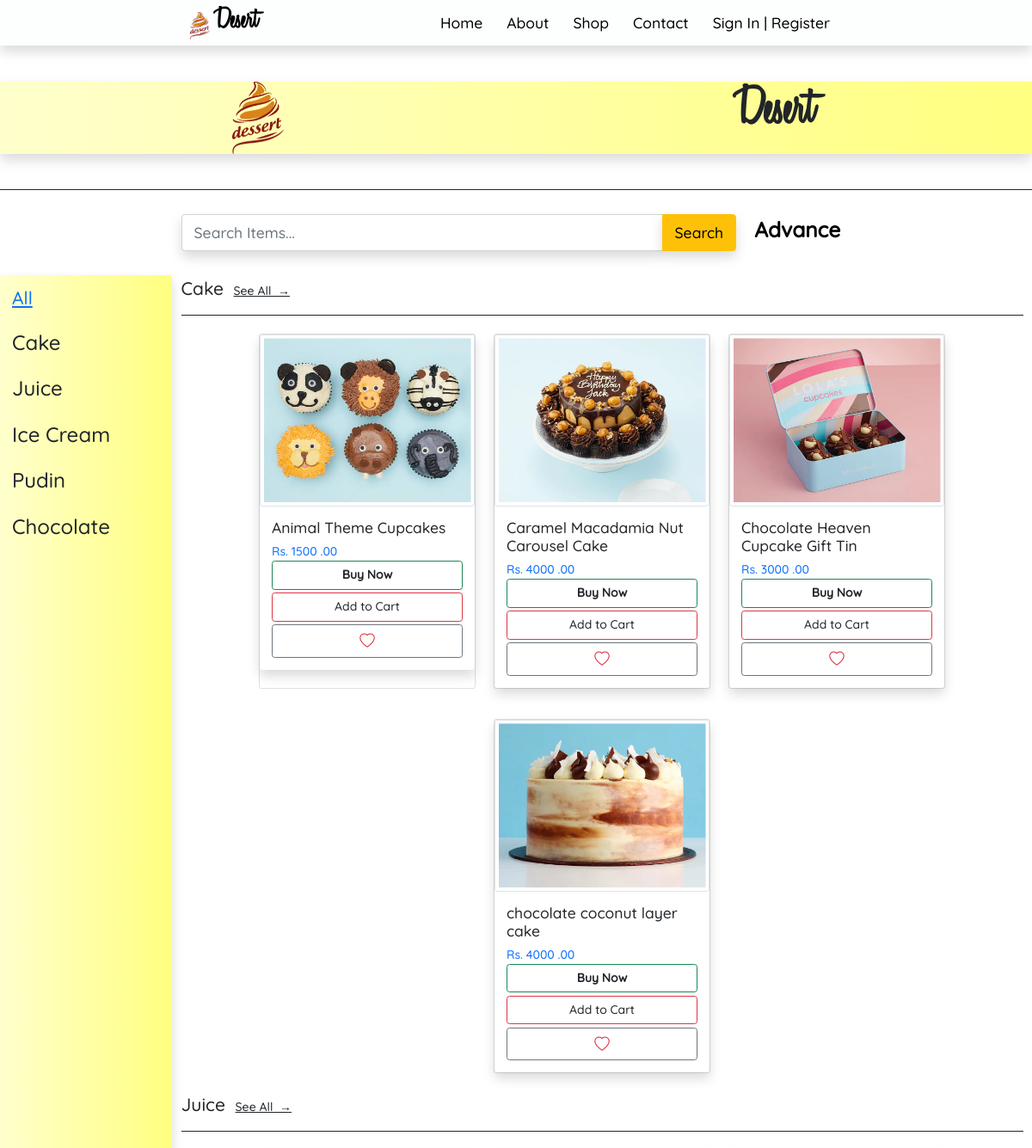
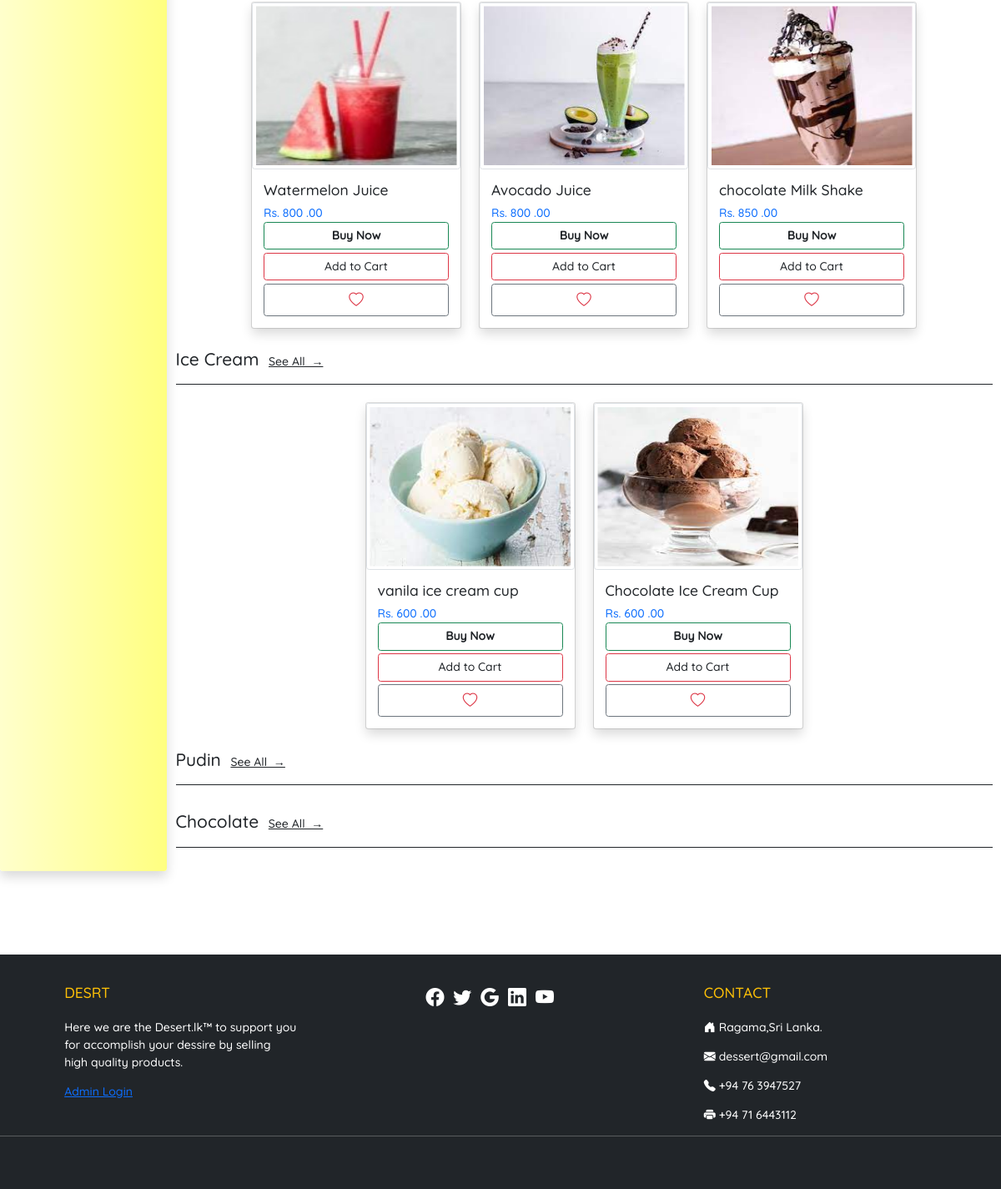
The page /shop.php on the database its author committed (2 pictures, top to bottom).
### tables this page shows
CREATE TABLE IF NOT EXISTS `category` (
  `id` int NOT NULL AUTO_INCREMENT,
  `name` varchar(50) DEFAULT NULL,
  PRIMARY KEY (`id`)
);

CREATE TABLE IF NOT EXISTS `product` (
  `id` int NOT NULL AUTO_INCREMENT,
  `category_id` int NOT NULL,
  `model_has_category_id` int NOT NULL,
  `price` double DEFAULT NULL,
  `description` text,
  `title` varchar(100) DEFAULT NULL,
  `status_id` int NOT NULL,
  `users_email` varchar(100) NOT NULL,
  `datetime_added` datetime DEFAULT NULL,
  `delivery_fee_colombo` double DEFAULT NULL,
  `delivery_fee_other` double DEFAULT NULL,
  PRIMARY KEY (`id`),
  KEY `fk_product_status1_idx` (`status_id`),
  KEY `fk_product_catogary1_idx` (`category_id`) USING BTREE,
  KEY `fk_product_brand_has_model1_idx` (`model_has_category_id`) USING BTREE,
  KEY `fk_product_user1_idx` (`users_email`) USING BTREE,
  CONSTRAINT `fk_product_brand_has_model1` FOREIGN KEY (`model_has_category_id`) REFERENCES `model_has_category` (`id`),
  CONSTRAINT `fk_product_catogary1` FOREIGN KEY (`category_id`) REFERENCES `category` (`id`),
  CONSTRAINT `fk_product_status1` FOREIGN KEY (`status_id`) REFERENCES `status` (`id`),
  CONSTRAINT `fk_product_user1` FOREIGN KEY (`users_email`) REFERENCES `users` (`email`)
);

CREATE TABLE IF NOT EXISTS `images` (
  `code` varchar(100) NOT NULL,
  `product_id` int NOT NULL,
  PRIMARY KEY (`code`),
  KEY `fk_images_product1_idx` (`product_id`),
  CONSTRAINT `fk_images_product1` FOREIGN KEY (`product_id`) REFERENCES `product` (`id`)
);

### connection.php (called while the page is built, shortened)
<?php
class Database{
    public static $connection;
    public static function setUpConnection(){
        if(!isset(Database::$connection)){
            Database::$connection = new mysqli("localhost","root","password","viva","3306");
        }
    }
    public static function search($q){
        $resultset = Database::$connection->query($q);
        return $resultset;
    }
}
?>

### shop.php (the view, shortened to what this page needs)
<!DOCTYPE html>
<html>
<head>
    <link rel="stylesheet" href="bootstrap.css" />
    <link rel="stylesheet" href="https://cdn.jsdelivr.net/npm/bootstrap-icons@1.7.2/font/bootstrap-icons.css">
    <link href="https://unpkg.com/aos@2.3.1/dist/aos.css" rel="stylesheet" />
    <link rel="stylesheet" href="style.css" />
</head>
<body>
    <div class="container-fluid">
        <div class="row">
            <?php require "headder.php"; ?>
            <div class="col-12 d-none d-lg-block shadow my-5" style="background-color: #ffffcc; background-image: linear-gradient(90deg,#ffffcc 0%,#ffff80 100% );" data-aos="flip-up" data-aos-duration="1000">
                <div class="row">
                    <div class="col-6 shopHeadderImg" data-aos="zoom-in" data-aos-duration="1000"></div>
                    <div class="col-6 text-center" data-aos="zoom-in" data-aos-duration="1000">
                        <div class="row">
                            <h1 class="navTitle fw-bold" style="font-size: 64px;">Desert</h1>
                        </div>
                    </div>
                </div>
            </div>
            <hr class="hr-break-1" data-aos="zoom-in" data-aos-duration="1000" />
            <div class="offset-1 offset-lg-2 col-10 col-lg-8 justify-content-center" data-aos="zoom-in" data-aos-duration="1000">
                <div class="row mb-3">
                    <div class="col-10">
                        <div class="input-group input-group-lg mt-3 mb-3">
                            <input type="text" class="form-control shadow" placeholder="Search Items..." aria-label="Text input with button" id="basic_search_txt" />
                            <button class="btn btn-warning search-btn shadow" onclick="basicSearch(0);">Search</button>
                        </div>
                    </div>
                    <div class="col-2 mt-3 mb-3">
                        <a class="text-black text-decoration-none" href="advancedSearch.php"><span class="fs-3 fw-bold">Advance</span></a>
                    </div>
                </div>
            </div>
            <div class="col-12">
                <div class="row">
                    <div class="col-2 p-0 bg-black bg-opacity-10 shadow rounded" style="background-color: #ffffcc; background-image: linear-gradient(90deg,#ffffcc 0%,#ffff80 100% );" data-aos="fade-right" data-aos-duration="1000">
                        <ul class="p-0">
                            <a href="shop.php">
                                <li class="px-3 py-2 my-1 fs-4 rounded shopCategory">All</li>
                            </a>
                            <?php
                            require "connection.php";
                            $categpryrs1 = Database::search("SELECT * FROM `category`");
                            $num = $categpryrs1->num_rows;
                            for ($y = 0; $y < $num; $y++) {
                                $d = $categpryrs1->fetch_assoc();
                            ?>
                                <li class="px-3 py-2 my-1 rounded shopCategory" onclick="selectCategoty(0,<?php echo $d['id']; ?>);" id="<?php echo $d["id"]; ?>"><?php echo $d["name"]; ?></li>
                            <?php
                            }
                            ?>
                        </ul>
                    </div>
                    <div class="col-10" id="basicSearchResult">
                        <?php
                        $categpryrs1 = Database::search("SELECT * FROM `category`");
                        $num = $categpryrs1->num_rows;
                        for ($y = 0; $y < $num; $y++) {
                            $d = $categpryrs1->fetch_assoc();
                        ?>
                            <div class="col-12" data-aos="fade-right" data-aos-duration="1000">
                                <a href="#" class="link-dark link2 fs-4 text-decoration-none"><?php echo $d["name"]; ?></a>&nbsp;&nbsp;
                                <a href="#" class="link-dark link3" onclick="selectCategoty(0,<?php echo $d['id']; ?>);">See All&nbsp; &rarr;</a>
                            </div>
                            <hr class="hr-break-1" data-aos="zoom-in" data-aos-duration="1000" />
                            <div class="col-12 mb-3">
                                <div class="row ">
                                    <div class="col-12 col-lg-12">
                                        <div class="row justify-content-center gap-4">
                                            <?php
                                            $productrs = Database::search("SELECT * FROM `product` WHERE `category_id`='" . $d["id"] . "' AND `status_id`='1' ORDER BY `datetime_added` DESC LIMIT 4 OFFSET 0");
                                            $pn = $productrs->num_rows;
                                            for ($z = 0; $z < $pn; $z++) {
                                                $pd = $productrs->fetch_assoc();
                                            ?>
                                                <div class="card col-6 col-lg-2 p-0 mt-2 mb-2" style="width: 18rem;" data-aos="zoom-in-up" data-aos-duration="1000">
                                                    <div class="rounded shadow shopProductCard">
                                                        <?php
                                                        $imagers = Database::search("SELECT * FROM `images` WHERE `product_id`='" . $pd["id"] . "'");
                                                        $image = $imagers->fetch_assoc();
                                                        ?>
                                                        <img src="<?php echo $image["code"]; ?>" class="card-img-top card-img-top img-thumbnail" style="height: 200px" />
                                                        <div class="card-body ms-0 m-0">
                                                            <h5 class="card-title"><?php echo $pd["title"]; ?></h5>
                                                            <span class="card-text text-primary">Rs. <?php echo $pd["price"]; ?> .00</span>
                                                            <br />
                                                            <a href='<?php echo "singleProductView.php?id=" . ($pd["id"]) ?>' class="btn border border-success col-12 fw-bold buyNowBtn">Buy Now</a>
                                                            <a onclick="addToCart(<?php echo $pd['id']; ?>);" class="btn border border-danger col-12 mt-1 addCartBtn">Add to Cart</a>
                                                            <?php
                                                            $watchlist_num = 0;
                                                            if ($watchlist_num == 1) {
                                                            ?>
                                                                <a class="btn border border-secondary col-12 mt-1 watchBtn" onclick='addToWatchlist(<?php echo $pd["id"]; ?>);'>
                                                                    <i class="bi bi-heart-fill fs-5 text-danger" id="heart<?php echo $pd["id"]; ?>"></i></a>
                                                            <?php
                                                            } else {
                                                            ?>
                                                                <a class="btn border border-secondary col-12 mt-1 watchBtn" onclick='addToWatchlist(<?php echo $pd["id"]; ?>);'>
                                                                    <i class="bi bi-heart fs-5 text-danger" id="heart<?php echo $pd["id"]; ?>"></i></a>
                                                            <?php
                                                            }
                                                            ?>
                                                        </div>
                                                    </div>
                                                </div>
                                            <?php
                                            }
                                            ?>
                                        </div>
                                    </div>
                                </div>
                            </div>
                        <?php
                        }
                        ?>
                    </div>
                </div>
            </div>
            <?php require "footer.php"; ?>
        </div>
    </div>
</body>
</html>

### rows shown on the page
category: name "Cake"
category: name "Juice"
category: name "Ice Cream"
category: name "Pudin"
category: name "Chocolate"
product: images.code (picture), title "Animal Theme Cupcakes", price "1500"
product: images.code (picture), title "Caramel Macadamia Nut Carousel Cake", price "4000"
product: images.code (picture), title "Chocolate Heaven Cupcake Gift Tin", price "3000"
product: images.code (picture), title "chocolate coconut layer cake", price "4000"
product: images.code (picture), title "Watermelon Juice", price "800"
product: images.code (picture), title "Avocado Juice", price "800"
product: images.code (picture), title "chocolate Milk Shake", price "850"
product: images.code (picture), title "vanila ice cream cup", price "600"
product: images.code (picture), title "Chocolate Ice Cream Cup", price "600"
